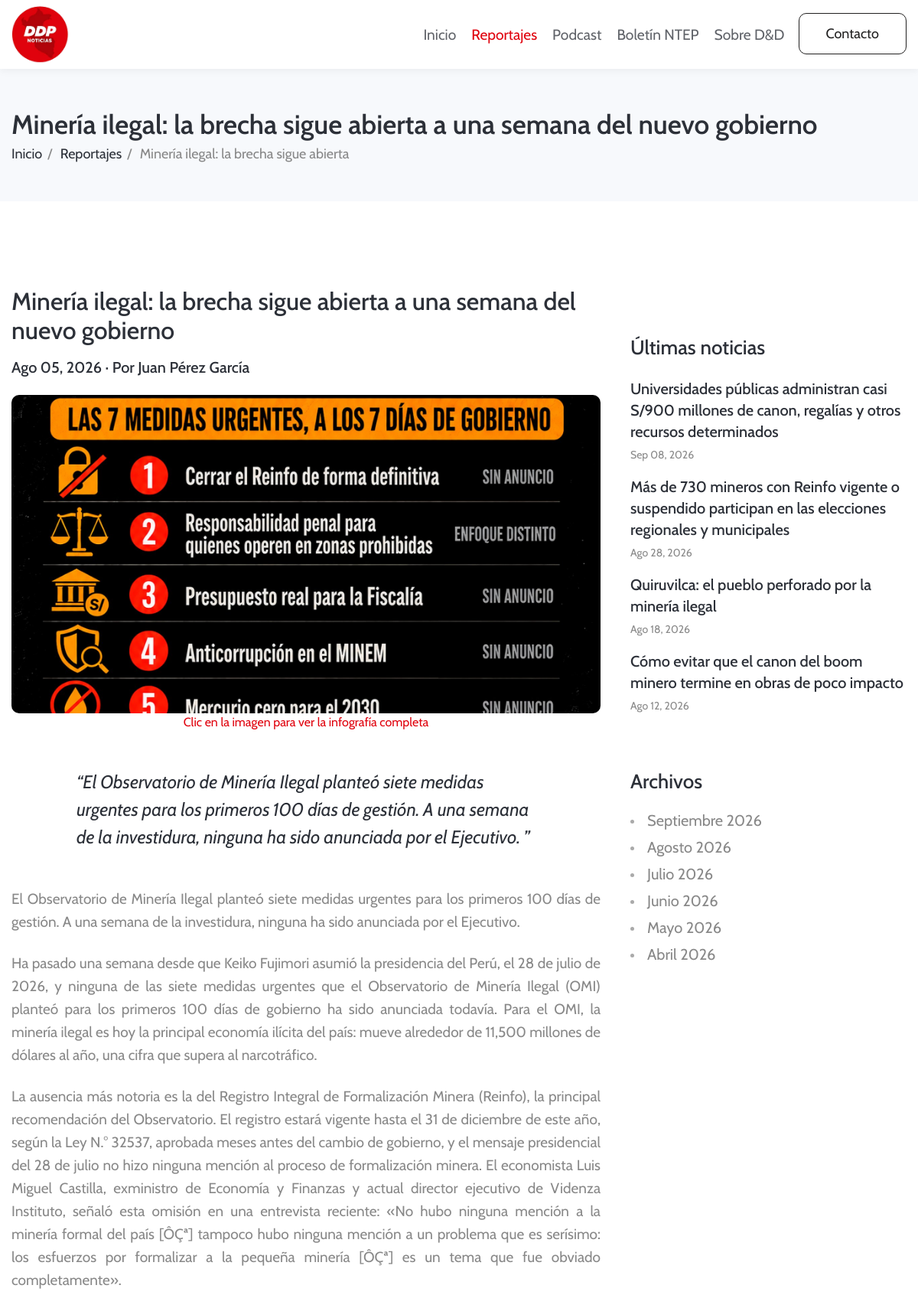
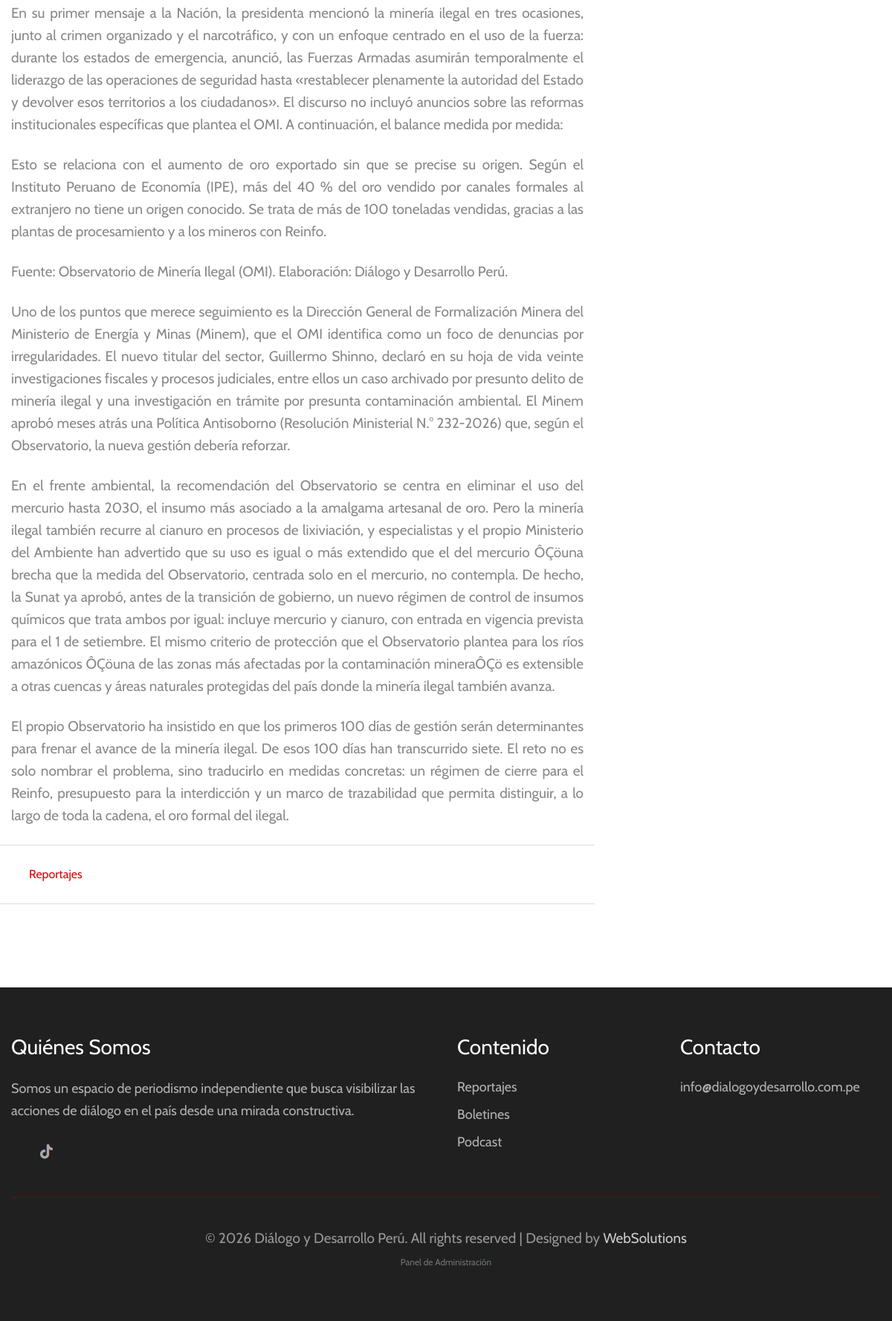
/front/reportaje.php?id=3, run on the app's committed database (2 pictures, top to bottom).
### tables this page shows
CREATE TABLE `reportajes` (
  `reportaje_id` int(11) NOT NULL AUTO_INCREMENT,
  `titulo` varchar(255) NOT NULL,
  `resumen_corto` text DEFAULT NULL,
  `desarrollo` text DEFAULT NULL,
  `foto_portada_url` varchar(500) DEFAULT NULL,
  `archivo_pdf_url` varchar(500) DEFAULT NULL,
  `fecha_publicacion` date DEFAULT NULL,
  `activo` tinyint(1) NOT NULL DEFAULT 1,
  `estado` varchar(12) NOT NULL DEFAULT 'publicado',
  `es_destacado` tinyint(1) DEFAULT 0,
  `autor_id` int(11) NOT NULL,
  `usuario_id` int(11) NOT NULL,
  `created_at` timestamp NOT NULL DEFAULT current_timestamp(),
  `updated_at` timestamp NOT NULL DEFAULT current_timestamp() ON UPDATE current_timestamp(),
  PRIMARY KEY (`reportaje_id`),
  KEY `autor_id` (`autor_id`),
  KEY `usuario_id` (`usuario_id`),
  CONSTRAINT `reportajes_ibfk_1` FOREIGN KEY (`autor_id`) REFERENCES `autores` (`autor_id`) ON UPDATE CASCADE,
  CONSTRAINT `reportajes_ibfk_2` FOREIGN KEY (`usuario_id`) REFERENCES `usuarios` (`user_id`) ON UPDATE CASCADE
);

### front/reportaje.php (the view, shortened to what this page needs)
<?php require_once 'conexion.php';
$id = (int) ($_GET['id'] ?? 0);
$stmt = $pdo->prepare(
    "SELECT r.*, CONCAT(a.nombre,' ',a.apellidos) AS autor
     FROM reportajes r
     LEFT JOIN autores a ON a.autor_id = r.autor_id
     WHERE r.reportaje_id = ? AND r.activo = 1 AND r.estado = 'publicado'"
);
$stmt->execute([$id]);
$r = $stmt->fetch();
$foto = $r['foto_portada_url'];
$desarrolloHtml = mostrar_html($r['desarrollo']);
$ultimas = $pdo->query(
    "SELECT reportaje_id, titulo, fecha_publicacion FROM reportajes WHERE activo = 1 AND estado = 'publicado' ORDER BY fecha_publicacion DESC, reportaje_id DESC LIMIT 4"
)->fetchAll();
$archivos = $pdo->query(
    "SELECT DATE_FORMAT(fecha_publicacion, '%Y-%m') AS mes
     FROM reportajes
     WHERE activo = 1 AND estado = 'publicado'
     GROUP BY mes
     ORDER BY mes DESC
     LIMIT 6"
)->fetchAll();
$meses = ['01'=>'Enero','02'=>'Febrero','03'=>'Marzo','04'=>'Abril','05'=>'Mayo','06'=>'Junio','07'=>'Julio','08'=>'Agosto','09'=>'Septiembre','10'=>'Octubre','11'=>'Noviembre','12'=>'Diciembre'];
?>
<!doctype html>
<html lang="es">
  <head>
    <link rel="stylesheet" href="assets/css/style-starter.css">
  </head>
  <body>
<header id="site-header" class="fixed-top">
  <div class="container">
      <nav class="navbar navbar-expand-lg stroke">
      <a class="navbar-brand" href="index.php">
          <img src="assets/images/logo.png" alt="Your logo" title="Your logo" style="height:75px;" />
      </a>
          <div class="collapse navbar-collapse" id="navbarTogglerDemo02">
              <ul class="navbar-nav ml-auto">
                  <li class="nav-item"><a class="nav-link" href="index.php">Inicio</a></li>
                  <li class="nav-item active"><a class="nav-link" href="reportajes.php">Reportajes <span class="sr-only">(current)</span></a></li>
                  <li class="nav-item"><a class="nav-link" href="podcasts.php">Podcast</a></li>
                  <li class="nav-item"><a class="nav-link" href="boletines.php">Boletín NTEP</a></li>
                  <li class="nav-item"><a class="nav-link" href="contact.php">Sobre D&D</a></li>
                  <li class="ml-2"><a href="contact.php" class="btn btn-style btn-outline-secondary">Contacto</a></li>
              </ul>
          </div>
      </nav>
  </div>
</header>
<section class="breadcrumb-area py-sm-5 py-4">
    <div class="container">
        <div class="row">
            <div class="col-md-12">
                <div class="breadcrumb-contents">
                    <h2 class="title-big"><?= e($r['titulo']) ?></h2>
                    <div class="breadcrumb">
                        <ul>
                            <li><a href="index.php">Inicio</a></li>
                            <li><a href="reportajes.php">Reportajes</a></li>
                            <li class="active"><?= e(mb_substr($r['titulo'], 0, 40)) ?></li>
                        </ul>
                    </div>
                </div>
            </div>
        </div>
    </div>
</section>
<section class="w3l-blog mt-lg-5">
    <div class="text-element-9 py-5 mt-lg-5">
        <div class="container py-lg-3">
            <div class="row grid-text-9">
                <div class="col-lg-8">
                    <div class="blog-single-post">
                        <div class="post-content">
                            <h2 class="title-single mb-3"><?= e($r['titulo']) ?></h2>
                            <h5 class="mb-4"><?= fecha_bonita($r['fecha_publicacion']) ?><?= $r['autor'] ? ' · Por ' . e($r['autor']) : '' ?></h5>
                        </div>
                        <div class="single-post-image mb-4 text-center">
                            <?php if ($r['archivo_pdf_url']) : ?>
                                <a target="_blank" href="<?= e($r['archivo_pdf_url']) ?>"><img src="<?= e($foto) ?>" class="img-fluid w-100 radius-image" alt="blog-post-image" /><br />Clic en la imagen para ver la infografía completa</a>
                            <?php else : ?>
                                <img src="<?= e($foto) ?>" class="img-fluid w-100 radius-image" alt="blog-post-image" />
                            <?php endif; ?>
                        </div>
                        <div class="single-post-content">
                            <?php if (!empty($r['resumen_corto'])) : ?>
                            <blockquote class="blockquote my-5">
                                <q class="mb-3 d-block"><?= nl2br(e($r['resumen_corto'])) ?>
                            </blockquote>
                            <?php endif; ?>
                            <div class="desarrollo-contenido"><?= $desarrolloHtml ?></div>
                        </div>
                        <nav class="post-navigation row mb-5 py-4">
                            <div class="post-prev col-md-6 pr-sm-5">
                                <span class="nav-title"><span class="fa fa-arrow-left mr-2"></span> <a href="reportajes.php">Reportajes</a></span>
                            </div>
                        </nav>
                    </div>
                </div>
                <div class="col-lg-4 left-text-9 mt-lg-0 mt-5 pl-lg-4">
                    <div class="left-top-9 mt-5 pt-sm-3">
                        <h6 class="heading-small-text-9 mb-3">Últimas noticias</h6>
                        <?php foreach ($ultimas as $n) : ?>
                        <a href="reportaje.php?id=<?= (int)$n['reportaje_id'] ?>" class="p-post d-block py-2">
                            <h6 class="text-left-inner-9"><?= e($n['titulo']) ?></h6>
                            <span class="sub-inner-text-9"><?= fecha_bonita($n['fecha_publicacion']) ?></span>
                        </a>
                        <?php endforeach; ?>
                    </div>
                    <div class="categories mt-5 pt-sm-3">
                        <h6 class="heading-small-text-9">Archivos</h6>
                        <ul>
                            <?php foreach ($archivos as $a) : ?>
                            <li><a href="reportajes.php" class=""><?= $meses[substr($a['mes'], 5, 2)] ?? '—' ?> <?= substr($a['mes'], 0, 4) ?></a></li>
                            <?php endforeach; ?>
                        </ul>
                    </div>
                </div>
            </div>
        </div>
    </div>
</section>
<section class="w3l-footer-29-main py-5" id="footer">
  <div class="footer-29 py-md-3">
    <div class="container">
      <div class="row footer-top-29">
        <div class="col-lg-6 col-md-6 footer-list-29 footer-1">
          <h6 class="footer-title-29">Quiénes Somos</h6>
          <p>Somos un espacio de periodismo independiente que busca visibilizar las acciones de diálogo en el país desde una mirada constructiva.</p>
          <div class="main-social-footer-29">
            <a target="_blank" href="https://www.facebook.com/DialogoyDesarrolloPeru" class="facebook"><span class="fa fa-facebook"></span></a>
            <a target="_blank" href="https://www.tiktok.com/@dialogo.y.desarrollo" class="twitter"><img src="assets/images/tiktokp.png"></a>
            <a target="_blank" href="https://www.instagram.com/dialogo.y.desarrollo/" class="instagram"><span class="fa fa-instagram"></span></a>
          </div>
        </div>
        <div class="col-lg-3 col-md-6 footer-list-29 footer-2 mt-md-0 mt-5">
          <ul>
            <h6 class="footer-title-29">Contenido</h6>
            <li><a href="reportajes.php">Reportajes</a></li>
            <li><a href="boletines.php">Boletines</a></li>
            <li><a href="podcasts.php">Podcast</a></li>
          </ul>
        </div>
        <div class="col-lg-3 col-md-6 mt-lg-0 mt-5 footer-list-29 footer-3">
          <div class="properties">
            <h6 class="footer-title-29">Contacto</h6>
            <ul>
              <li><a href="mailto:info@dialogoydesarrollo.com.pe">info@dialogoydesarrollo.com.pe</a></li>
            </ul>
          </div>
        </div>
      </div>
      <div class="bottom-copies text-center">
        <p class="copy-footer-29">&copy; 2026 Diálogo y Desarrollo Perú. All rights reserved | Designed by <a target="_blank" href="https://www.wsperu.info">WebSolutions</a>
        <br>
        <a href="admin/login.php" class="text-muted" style="font-size:12px;">Panel de Administración</a></p>
      </div>
    </div>
  </div>
</section>
</body>
</html>

### front/conexion.php (shortened to what this page needs)
<?php
function e($v) {
    return htmlspecialchars((string)$v, ENT_QUOTES, 'UTF-8');
}
function fecha_bonita($fecha) {
    $meses = ['Ene','Feb','Mar','Abr','May','Jun','Jul','Ago','Sep','Oct','Nov','Dic'];
    $t = strtotime($fecha);
    return $meses[(int)date('m', $t)-1] . ' ' . date('d', $t) . ', ' . date('Y', $t);
}
function mostrar_html($texto)
{
    $texto = (string) $texto;
    $limpio = preg_replace('#<script\b[^>]*>.*?</script>#is', '', $texto);
    $limpio = preg_replace('#<(/?)(script|iframe|object|embed)\b[^>]*>#is', '', $limpio);
    $limpio = preg_replace('#\son\w+\s*=\s*("[^"]*"|\'[^\']*\'|[^\s>]+)#i', '', $limpio);
    $parrafos = array_values(array_filter(array_map('trim', preg_split('/\n\s*\n/', $limpio)), fn($p) => $p !== ''));
    $out = '';
    foreach ($parrafos as $p) {
        $out .= '<p align="justify" class="mb-4">' . nl2br(e($p)) . '</p>';
    }
    return $out;
}

### data on the page
reportajes: titulo "Minería ilegal: la brecha sigue abierta a una semana del nuevo gobierno", titulo "Minería ilegal: la brecha sigue abierta", fecha_publicacion "Ago 05, 2026", foto_portada_url (picture), resumen_corto "El Observatorio de Minería Ilegal planteó siete medidas urgentes para los primeros 100 días de gestión. A una semana de la investidura, ninguna ha sido anunciada por el Ejecutivo.", desarrollo "El Observatorio de Minería Ilegal planteó siete medidas urgentes para los primeros 100 días de gestión. A una semana de la investidura, ninguna ha sido anunciada por el Ejecutivo.", p "Ha pasado una semana desde que Keiko Fujimori asumió la presidencia del Perú, el 28 de julio de 2026, y ninguna de las siete medidas urgentes que el Observatorio de Minería Ilegal (OMI) planteó para los primeros 100 días de gobierno ha sido anunciada todavía. Para el OMI, la minería ilegal es hoy la principal economía ilícita del país: mueve alrededor de 11,500 millones de dólares al año, una cifra que supera al narcotráfico.", p "La ausencia más notoria es la del Registro Integral de Formalización Minera (Reinfo), la principal recomendación del Observatorio. El registro estará vigente hasta el 31 de diciembre de este año, según la Ley N.° 32537, aprobada meses antes del cambio de gobierno, y el mensaje presidencial del 28 de julio no hizo ninguna mención al proceso de formalización minera. El economista Luis Miguel Castilla, exministro de Economía y Finanzas y actual director ejecutivo de Videnza Instituto, señaló esta omisión en una entrevista reciente: «No hubo ninguna mención a la minería formal del país [ÔÇª] tampoco hubo ninguna mención a un problema que es serísimo: los esfuerzos por formalizar a la pequeña…", p "En su primer mensaje a la Nación, la presidenta mencionó la minería ilegal en tres ocasiones, junto al crimen organizado y el narcotráfico, y con un enfoque centrado en el uso de la fuerza: durante los estados de emergencia, anunció, las Fuerzas Armadas asumirán temporalmente el liderazgo de las operaciones de seguridad hasta «restablecer plenamente la autoridad del Estado y devolver esos territorios a los ciudadanos». El discurso no incluyó anuncios sobre las reformas institucionales específicas que plantea el OMI. A continuación, el balance medida por medida:", p "Esto se relaciona con el aumento de oro exportado sin que se precise su origen. Según el Instituto Peruano de Economía (IPE), más del 40 % del oro vendido por canales formales al extranjero no tiene un origen conocido. Se trata de más de 100 toneladas vendidas, gracias a las plantas de procesamiento y a los mineros con Reinfo.", p "Fuente: Observatorio de Minería Ilegal (OMI). Elaboración: Diálogo y Desarrollo Perú.", p "Uno de los puntos que merece seguimiento es la Dirección General de Formalización Minera del Ministerio de Energía y Minas (Minem), que el OMI identifica como un foco de denuncias por irregularidades. El nuevo titular del sector, Guillermo Shinno, declaró en su hoja de vida veinte investigaciones fiscales y procesos judiciales, entre ellos un caso archivado por presunto delito de minería ilegal y una investigación en trámite por presunta contaminación ambiental. El Minem aprobó meses atrás una Política Antisoborno (Resolución Ministerial N.° 232-2026) que, según el Observatorio, la nueva gestión debería reforzar.", p "En el frente ambiental, la recomendación del Observatorio se centra en eliminar el uso del mercurio hasta 2030, el insumo más asociado a la amalgama artesanal de oro. Pero la minería ilegal también recurre al cianuro en procesos de lixiviación, y especialistas y el propio Ministerio del Ambiente han advertido que su uso es igual o más extendido que el del mercurio ÔÇöuna brecha que la medida del Observatorio, centrada solo en el mercurio, no contempla. De hecho, la Sunat ya aprobó, antes de la transición de gobierno, un nuevo régimen de control de insumos químicos que trata ambos por igual: incluye mercurio y cianuro, con entrada en vigencia prevista para el 1 de setiembre. El mismo…", p "El propio Observatorio ha insistido en que los primeros 100 días de gestión serán determinantes para frenar el avance de la minería ilegal. De esos 100 días han transcurrido siete. El reto no es solo nombrar el problema, sino traducirlo en medidas concretas: un régimen de cierre para el Reinfo, presupuesto para la interdicción y un marco de trazabilidad que permita distinguir, a lo largo de toda la cadena, el oro formal del ilegal."
reportajes: titulo "Universidades públicas administran casi S/900 millones de canon, regalías y otros recursos determinados", fecha_publicacion "Sep 08, 2026"
reportajes: titulo "Más de 730 mineros con Reinfo vigente o suspendido participan en las elecciones regionales y municipales", fecha_publicacion "Ago 28, 2026"
reportajes: titulo "Quiruvilca: el pueblo perforado por la minería ilegal", fecha_publicacion "Ago 18, 2026"
reportajes: titulo "Cómo evitar que el canon del boom minero termine en obras de poco impacto", fecha_publicacion "Ago 12, 2026"

### other printed values
$r['autor'] "Juan Pérez García"
$meses[substr($a['mes'], 5, 2)] "Septiembre"
substr($a['mes'], 0, 4) "2026"
$meses[substr($a['mes'], 5, 2)] "Agosto"
$meses[substr($a['mes'], 5, 2)] "Julio"
$meses[substr($a['mes'], 5, 2)] "Junio"
$meses[substr($a['mes'], 5, 2)] "Mayo"
$meses[substr($a['mes'], 5, 2)] "Abril"
